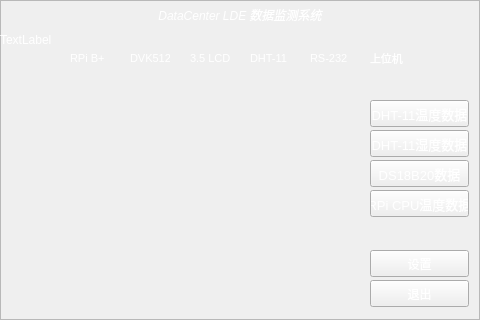
<?xml version="1.0" encoding="UTF-8"?>
<ui version="4.0">
 <class>Form</class>
 <widget class="QWidget" name="Form">
  <property name="geometry">
   <rect>
    <x>0</x>
    <y>0</y>
    <width>480</width>
    <height>320</height>
   </rect>
  </property>
  <property name="windowTitle">
   <string>Form</string>
  </property>
  <widget class="QFrame" name="frame">
   <property name="geometry">
    <rect>
     <x>0</x>
     <y>0</y>
     <width>480</width>
     <height>320</height>
    </rect>
   </property>
   <property name="styleSheet">
    <string notr="true">border-image: url(:/images/3.jpg);
color: rgb(255, 255, 255);</string>
   </property>
   <property name="frameShape">
    <enum>QFrame::StyledPanel</enum>
   </property>
   <property name="frameShadow">
    <enum>QFrame::Raised</enum>
   </property>
   <widget class="QLabel" name="label">
    <property name="geometry">
     <rect>
      <x>0</x>
      <y>0</y>
      <width>480</width>
      <height>31</height>
     </rect>
    </property>
    <property name="text">
     <string>&lt;html&gt;&lt;head/&gt;&lt;body&gt;&lt;p align=&quot;center&quot;&gt;&lt;span style=&quot; font-style:italic;&quot;&gt;DataCenter LDE 数据监测系统&lt;/span&gt;&lt;/p&gt;&lt;/body&gt;&lt;/html&gt;</string>
    </property>
   </widget>
   <widget class="QPushButton" name="pushButton">
    <property name="geometry">
     <rect>
      <x>370</x>
      <y>100</y>
      <width>99</width>
      <height>27</height>
     </rect>
    </property>
    <property name="font">
     <font>
      <pointsize>10</pointsize>
     </font>
    </property>
    <property name="text">
     <string>DHT-11温度数据</string>
    </property>
   </widget>
   <widget class="QLabel" name="label_2">
    <property name="geometry">
     <rect>
      <x>0</x>
      <y>31</y>
      <width>480</width>
      <height>17</height>
     </rect>
    </property>
    <property name="text">
     <string>TextLabel</string>
    </property>
   </widget>
   <widget class="QLabel" name="labelInfoIcon1">
    <property name="geometry">
     <rect>
      <x>80</x>
      <y>70</y>
      <width>20</width>
      <height>20</height>
     </rect>
    </property>
    <property name="text">
     <string/>
    </property>
    <property name="pixmap">
     <pixmap resource="dc.qrc">:/images/Actions-dialog-ok-apply-icon.png</pixmap>
    </property>
    <property name="scaledContents">
     <bool>true</bool>
    </property>
   </widget>
   <widget class="QLabel" name="labelInfo1">
    <property name="geometry">
     <rect>
      <x>70</x>
      <y>50</y>
      <width>40</width>
      <height>17</height>
     </rect>
    </property>
    <property name="font">
     <font>
      <pointsize>8</pointsize>
     </font>
    </property>
    <property name="text">
     <string>RPi B+</string>
    </property>
   </widget>
   <widget class="QLabel" name="labelInfoIcon2">
    <property name="geometry">
     <rect>
      <x>140</x>
      <y>70</y>
      <width>20</width>
      <height>20</height>
     </rect>
    </property>
    <property name="text">
     <string/>
    </property>
    <property name="pixmap">
     <pixmap resource="dc.qrc">:/images/Actions-dialog-ok-apply-icon.png</pixmap>
    </property>
    <property name="scaledContents">
     <bool>true</bool>
    </property>
   </widget>
   <widget class="QLabel" name="labelInfo2">
    <property name="geometry">
     <rect>
      <x>130</x>
      <y>50</y>
      <width>40</width>
      <height>17</height>
     </rect>
    </property>
    <property name="font">
     <font>
      <pointsize>8</pointsize>
     </font>
    </property>
    <property name="text">
     <string>DVK512</string>
    </property>
   </widget>
   <widget class="QLabel" name="labelInfoIcon5">
    <property name="geometry">
     <rect>
      <x>320</x>
      <y>70</y>
      <width>20</width>
      <height>20</height>
     </rect>
    </property>
    <property name="text">
     <string/>
    </property>
    <property name="pixmap">
     <pixmap resource="dc.qrc">:/images/Actions-dialog-ok-apply-icon.png</pixmap>
    </property>
    <property name="scaledContents">
     <bool>true</bool>
    </property>
   </widget>
   <widget class="QLabel" name="labelInfo5">
    <property name="geometry">
     <rect>
      <x>310</x>
      <y>50</y>
      <width>40</width>
      <height>17</height>
     </rect>
    </property>
    <property name="font">
     <font>
      <pointsize>8</pointsize>
     </font>
    </property>
    <property name="text">
     <string>RS-232</string>
    </property>
   </widget>
   <widget class="QLabel" name="labelInfoIcon4">
    <property name="geometry">
     <rect>
      <x>260</x>
      <y>70</y>
      <width>20</width>
      <height>20</height>
     </rect>
    </property>
    <property name="text">
     <string/>
    </property>
    <property name="pixmap">
     <pixmap resource="dc.qrc">:/images/Actions-dialog-ok-apply-icon.png</pixmap>
    </property>
    <property name="scaledContents">
     <bool>true</bool>
    </property>
   </widget>
   <widget class="QLabel" name="labelInfo4">
    <property name="geometry">
     <rect>
      <x>250</x>
      <y>50</y>
      <width>40</width>
      <height>17</height>
     </rect>
    </property>
    <property name="font">
     <font>
      <pointsize>8</pointsize>
     </font>
    </property>
    <property name="text">
     <string>DHT-11</string>
    </property>
   </widget>
   <widget class="QLabel" name="labelInfoIcon3">
    <property name="geometry">
     <rect>
      <x>200</x>
      <y>70</y>
      <width>20</width>
      <height>20</height>
     </rect>
    </property>
    <property name="text">
     <string/>
    </property>
    <property name="pixmap">
     <pixmap resource="dc.qrc">:/images/Actions-dialog-ok-apply-icon.png</pixmap>
    </property>
    <property name="scaledContents">
     <bool>true</bool>
    </property>
   </widget>
   <widget class="QLabel" name="labelInfo3">
    <property name="geometry">
     <rect>
      <x>190</x>
      <y>50</y>
      <width>40</width>
      <height>17</height>
     </rect>
    </property>
    <property name="font">
     <font>
      <pointsize>8</pointsize>
     </font>
    </property>
    <property name="text">
     <string>3.5 LCD</string>
    </property>
   </widget>
   <widget class="QLabel" name="labelInfoIcon6">
    <property name="geometry">
     <rect>
      <x>380</x>
      <y>70</y>
      <width>20</width>
      <height>20</height>
     </rect>
    </property>
    <property name="text">
     <string/>
    </property>
    <property name="pixmap">
     <pixmap resource="dc.qrc">:/images/Actions-dialog-ok-apply-icon.png</pixmap>
    </property>
    <property name="scaledContents">
     <bool>true</bool>
    </property>
   </widget>
   <widget class="QLabel" name="labelInfo6">
    <property name="geometry">
     <rect>
      <x>370</x>
      <y>50</y>
      <width>40</width>
      <height>17</height>
     </rect>
    </property>
    <property name="font">
     <font>
      <pointsize>8</pointsize>
     </font>
    </property>
    <property name="text">
     <string>上位机</string>
    </property>
   </widget>
   <widget class="QPushButton" name="pushButton_2">
    <property name="geometry">
     <rect>
      <x>370</x>
      <y>130</y>
      <width>99</width>
      <height>27</height>
     </rect>
    </property>
    <property name="font">
     <font>
      <pointsize>10</pointsize>
     </font>
    </property>
    <property name="text">
     <string>DHT-11湿度数据</string>
    </property>
   </widget>
   <widget class="QPushButton" name="pushButton_3">
    <property name="geometry">
     <rect>
      <x>370</x>
      <y>280</y>
      <width>99</width>
      <height>27</height>
     </rect>
    </property>
    <property name="text">
     <string>退出</string>
    </property>
   </widget>
   <widget class="QwtPlot" name="qwtPlot">
    <property name="geometry">
     <rect>
      <x>10</x>
      <y>100</y>
      <width>351</width>
      <height>211</height>
     </rect>
    </property>
   </widget>
   <widget class="QPushButton" name="pushButton_4">
    <property name="geometry">
     <rect>
      <x>370</x>
      <y>160</y>
      <width>99</width>
      <height>27</height>
     </rect>
    </property>
    <property name="font">
     <font>
      <pointsize>10</pointsize>
     </font>
    </property>
    <property name="text">
     <string>DS18B20数据</string>
    </property>
   </widget>
   <widget class="QPushButton" name="pushButton_5">
    <property name="geometry">
     <rect>
      <x>370</x>
      <y>190</y>
      <width>99</width>
      <height>27</height>
     </rect>
    </property>
    <property name="font">
     <font>
      <pointsize>10</pointsize>
     </font>
    </property>
    <property name="text">
     <string>RPi CPU温度数据</string>
    </property>
   </widget>
   <widget class="QPushButton" name="pushButton_6">
    <property name="geometry">
     <rect>
      <x>370</x>
      <y>250</y>
      <width>99</width>
      <height>27</height>
     </rect>
    </property>
    <property name="text">
     <string>设置</string>
    </property>
   </widget>
  </widget>
 </widget>
 <customwidgets>
  <customwidget>
   <class>QwtPlot</class>
   <extends>QFrame</extends>
   <header>qwt_plot.h</header>
  </customwidget>
 </customwidgets>
 <resources>
  <include location="dc.qrc"/>
 </resources>
 <connections/>
</ui>
